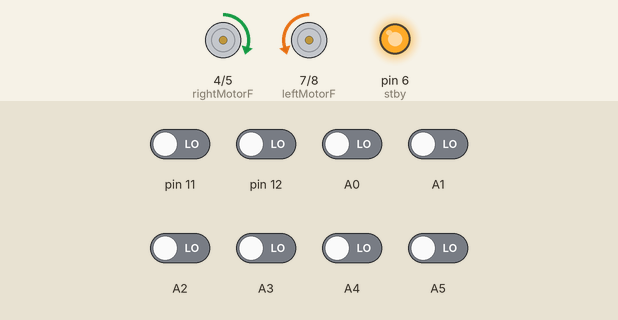
Simulated run of this sketch. Board: Arduino Uno, built with avr-gcc and run on an emulated ATmega328P. Parts: motor-driver pin pairs drawn as motors (green arrow = first pin HIGH = forward, orange = second pin HIGH = backward, longer = more drive, scaled by the enable pin, stopped while the standby pin is LOW), output pins drawn as LEDs (lit = HIGH). Inputs (shaded band) come from the test bench; at power-on: A0–5, pin 11, pin 12 LOW.

Above: at 5.7 s.
5.8 s: A0 driven HIGH
At 6.25 s:
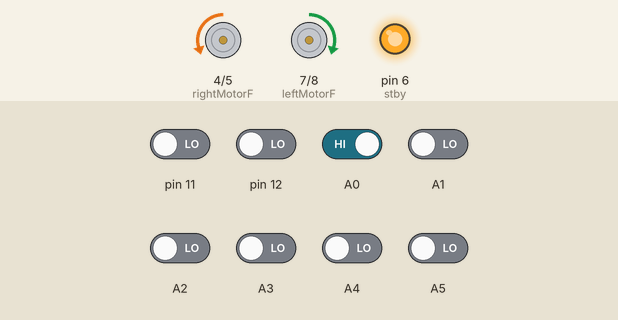
8.8 s: A5 driven HIGH
At 9.8 s:
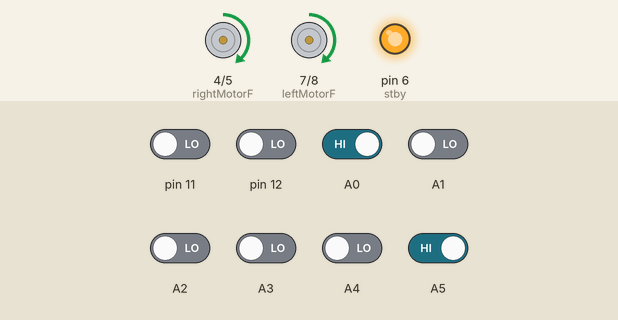
10.7 s: pin 11 driven HIGH
12.2 s: pin 12 driven HIGH
13.7 s: A1 driven HIGH
15.2 s: A1 driven LOW
Timing chart, 0 to 17.7 s (numbered marks = the images above; inputs shaded):
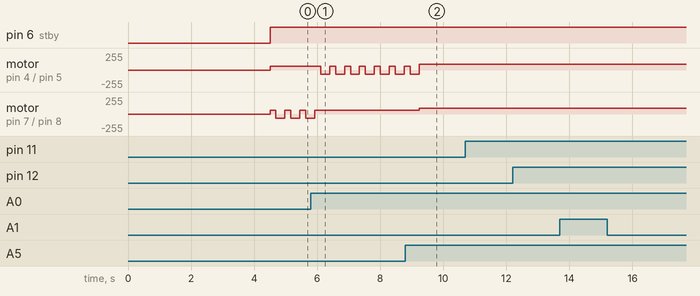

Measured:
- after the input at 5.8 s, motor on pin 4 (rightMotorF) / pin 5 (rightMotorB): alternates forward 60/255 for 0.19 s and backward 60/255 for 0.28 s, starting after 0.31 s; motor on pin 7 (leftMotorF) / pin 8 (leftMotorB): goes on until 5.9 s, then stays forward 60/255
- after the input at 8.8 s, motor on pin 7 (leftMotorF) / pin 8 (leftMotorB): forward 60/255 → forward 90/255 after 0.44 s
- by itself, motor on pin 7 (leftMotorF) / pin 8 (leftMotorB): alternates forward 60/255 for 0.19 s and backward 60/255 for 0.28 s

The sketch:

Auto_calibration_and_handling_turns_with_decent_battery.ino
```cpp
#include <QTRSensors.h>

#define rightMotorF 4
#define rightMotorB 5
#define rightMotorPWM 3
#define leftMotorF 7
#define leftMotorB 8
#define leftMotorPWM 9
#define stby 6

QTRSensorsRC qtr((unsigned char[]) {A0,12, A1, A2, A3, A4, 11, A5}, 8, 2500);

void setup()
{
  pinMode(rightMotorF, OUTPUT);
  pinMode(rightMotorB, OUTPUT);
  pinMode(rightMotorPWM, OUTPUT);
  pinMode(leftMotorF, OUTPUT);
  pinMode(leftMotorB, OUTPUT);
  pinMode(leftMotorPWM, OUTPUT);
  Serial.begin (9600);
  pinMode(stby,OUTPUT);
  for (int i = 0; i < 100; i++)  // make the calibration take about 5 seconds
  {
    qtr.calibrate();
    delay(20);
  }
}

int lastError = 0;
float kp = 0.09 ;  // 0.08 // for small = 0.1
float kd = 4; // 1.0   // for small = 1.7
float ki = 0;
int integral = 0;
int derivative = 0;

void loop()
{
 // static int currentCount = 0;
  unsigned int sensor[8];
  unsigned int position = qtr.readLine(sensor, QTR_EMITTERS_ON,1);
  //code for detecting acute angles
  int counter = 0;/*
  for (int i = 0; i < 8; i++) {
    //please check if > 500 is white
    //Serial.print(sensor[i]);
    //Serial.print("\t");
    if (sensor[i] != 1000) //white found
    {
      if ((counter == 0 && sensor[0] != 1000)|| counter == 2) {
        counter++;
      }
    }
    //please check if < 500 is black
    else if (sensor[i] == 1000) // black found
    {
      if (counter == 1 ) {
        counter++;
      }
    }

    if (counter == 3) {
      digitalWrite(stby, LOW);
      delay(3000);
      if (i > 5) {
        // turn right
        digitalWrite(stby, LOW);
        delay(50);
        right();
        delay(500);
        break;
      }
      else {
        //turn left
        digitalWrite(stby, LOW);
        delay(50);
        left();
        delay(500);
        break;
      }
    }
  }

*/
  if(sensor[0]<700)
  {
    slow_forward();
    delay(190);
    left();
    delay(280);
  }
  else if(sensor[7]<700)
  {
    slow_forward();
    delay(190);
    right();
    delay(280);
  }

 //Serial.println();
  int error = int(position) - 3500;
  integral += error;
  derivative = error - lastError;
  int power_difference = kp * error + ki * integral + kd * derivative;
  lastError = error;

  const int maximum = 90;

  if (power_difference > maximum)
    power_difference = maximum;
  if (power_difference < -maximum)
    power_difference = -maximum;

  if (power_difference < 0) {
    digitalWrite(rightMotorF, HIGH);
    digitalWrite(rightMotorB, LOW);
    analogWrite(rightMotorPWM, maximum);
    digitalWrite(leftMotorF, HIGH);
    digitalWrite(leftMotorB, LOW);
    analogWrite(leftMotorPWM, maximum + power_difference);
    digitalWrite(stby,HIGH);
  }
  else {
    digitalWrite(rightMotorF, HIGH);
    digitalWrite(rightMotorB, LOW);
    analogWrite(rightMotorPWM, maximum - power_difference);
    digitalWrite(leftMotorF, HIGH);
    digitalWrite(leftMotorB, LOW);
    analogWrite(leftMotorPWM, maximum);
    digitalWrite(stby,HIGH);
  }
}

void left() {
  digitalWrite(rightMotorF, HIGH);
    digitalWrite(rightMotorB, LOW);
    analogWrite(rightMotorPWM, 60);
    digitalWrite(leftMotorF, LOW);
    digitalWrite(leftMotorB, HIGH);
    analogWrite(leftMotorPWM,60);
    digitalWrite(stby,HIGH);
}

void right() {
  digitalWrite(rightMotorF, LOW);
    digitalWrite(rightMotorB, HIGH);
    analogWrite(rightMotorPWM, 60);
    digitalWrite(leftMotorF, HIGH);
    digitalWrite(leftMotorB, LOW);
    analogWrite(leftMotorPWM, 60);
    digitalWrite(stby,HIGH);
}

void slow_forward() {
  digitalWrite(rightMotorF, HIGH);
  digitalWrite(rightMotorB, LOW);
  analogWrite(rightMotorPWM, 60);
  digitalWrite(leftMotorF, HIGH);
  digitalWrite(leftMotorB, LOW);
  analogWrite(leftMotorPWM, 60);
  digitalWrite(stby,HIGH);
}
```
